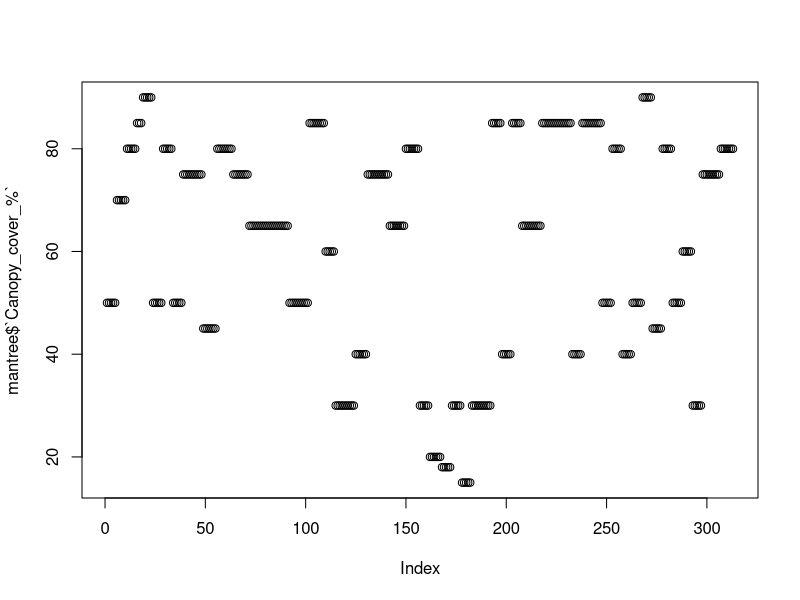
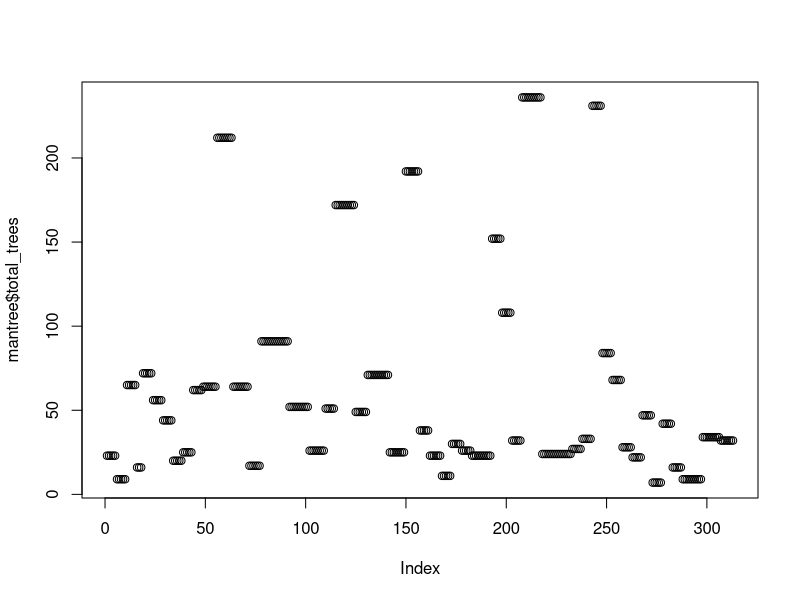
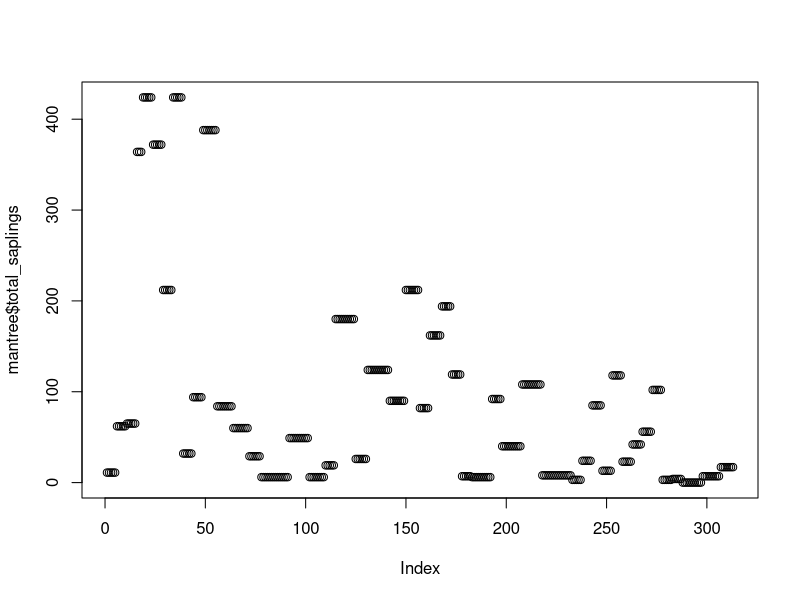
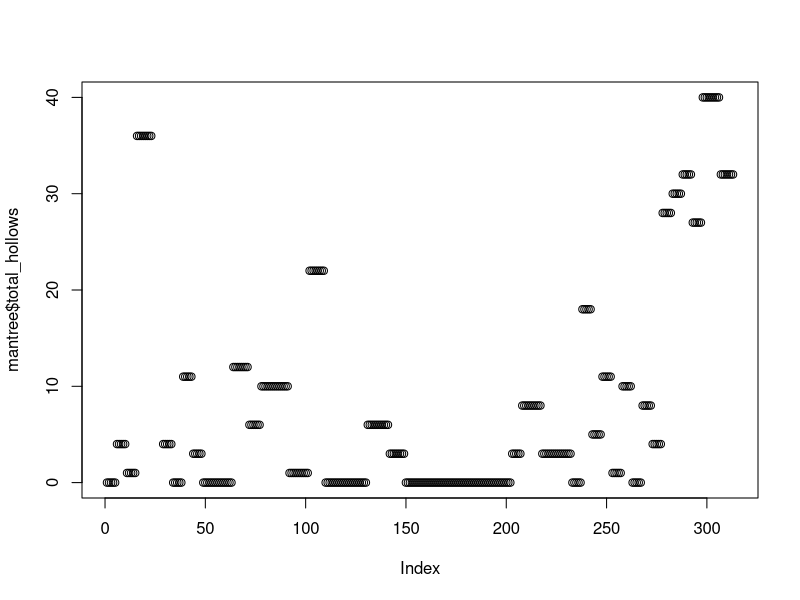
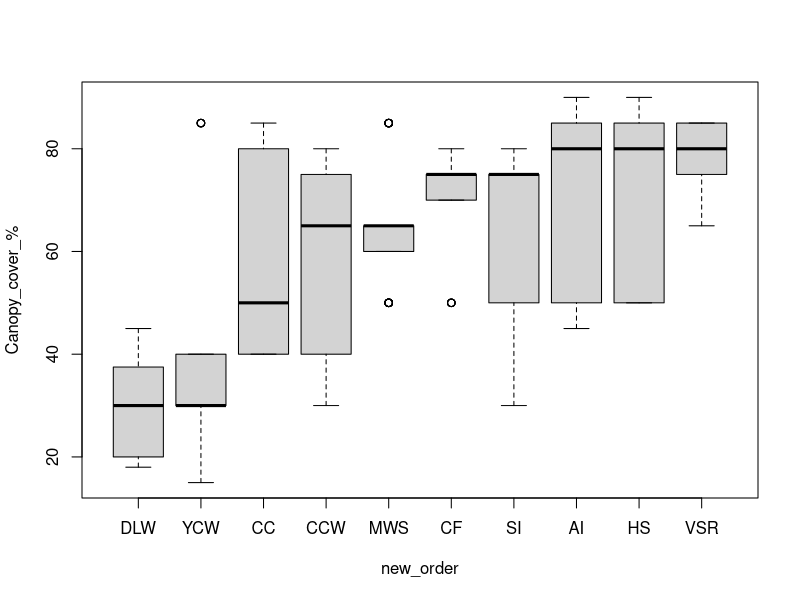
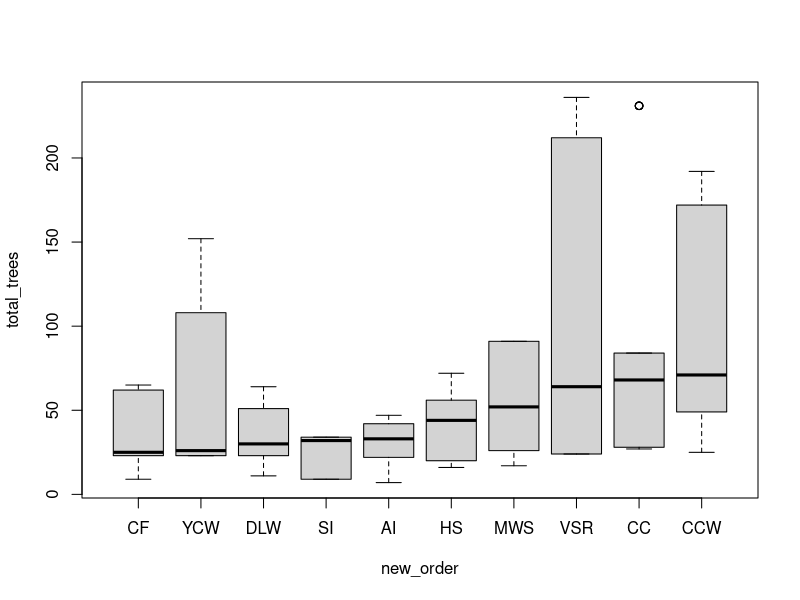
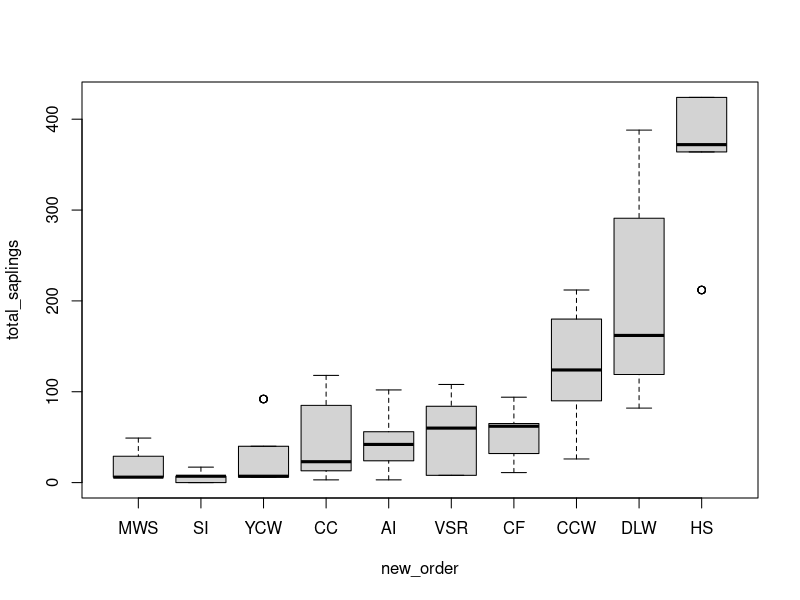
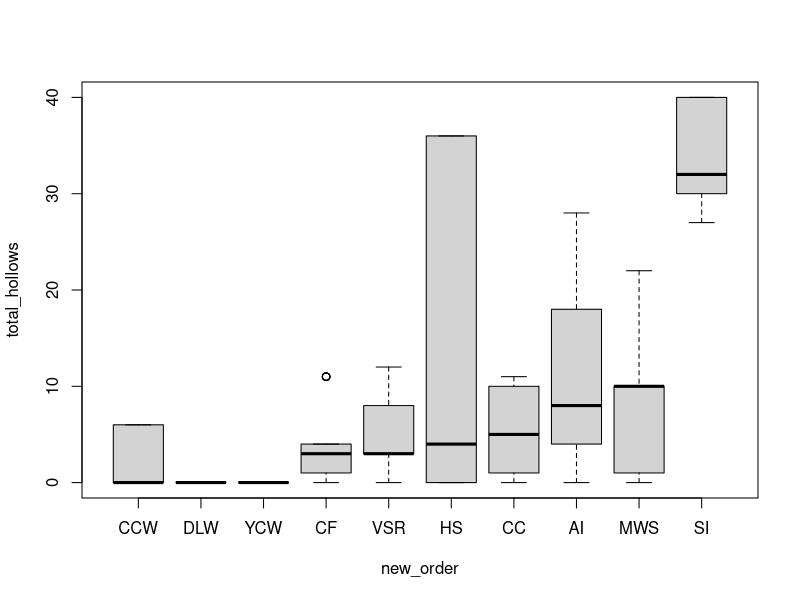

The R script that drew these images, in order:
## ---- chunk 1
#install.packages("readxl")
#install.packages("tidyverse")

library(readxl)
library(tidyverse)
## ---- chunk 2
# set working directory
setwd("C:/Users/z5204897/OneDrive - UNSW/Desktop/PhD/Data_analysis/Project/Functional_traits")

# input mangrove data
mantree <- read_excel("Data/Functional_traits_combined_data.xlsx", sheet = "Mangrove_tree") %>% 
  arrange(Date, Time) %>% 
  mutate(total_trees = Trees * 100/Quadrat_size_m2, 
         total_saplings = Saplings * 100/Quadrat_size_m2,
         total_hollows = Hollows * 100/Quadrat_size_m2,
         # add columns for total tree, seedling and hollow counts per 1m2 for each species to standardise  counts
         rest_year = case_when(
           Site == "HS" ~ as.numeric("2008"),
           Site == "CC" ~ as.numeric("1990"),
           Site == "CF" ~ as.numeric("1993"),
           Site == "DLW" ~ as.numeric("2014"),
           Site == "CCW" ~ as.numeric("2007"), # don't know the exact year, need to investigate
           Site == "YCW" ~ as.numeric("2018")
         )) # add a column for restoration years
# double check with Will years for each
## ---- chunk 3
# eventually, should combine this with mangrove tree data.

# mangrove leaf herbivory data
manherb <- read_excel("Data/Functional_traits_combined_data.xlsx", sheet = "Mangrove_herb") %>% 
  rowwise() %>% 
  mutate(Herb_av = mean(c_across(Leaf_1:Leaf_5), na.rm = TRUE))
## ---- chunk 4
# plot by observation order
plot(mantree$`Canopy_cover_%`)
# need to change reproductive data into binary variables 0/1
plot(mantree$total_trees)
plot(mantree$total_saplings)
plot(mantree$total_hollows)

# plot by site
new_order <- with(mantree, reorder(Site, `Canopy_cover_%`, median, na.rm=T)) 
boxplot(`Canopy_cover_%` ~ new_order, data = mantree)

new_order <- with(mantree, reorder(Site, total_trees, median, na.rm=T)) 
boxplot(total_trees ~ new_order, data = mantree)

new_order <- with(mantree, reorder(Site, total_saplings, median, na.rm=T)) 
boxplot(total_saplings ~ new_order, data = mantree)

new_order <- with(mantree, reorder(Site, total_hollows, median, na.rm=T)) 
boxplot(total_hollows ~ new_order, data = mantree)
## ---- chunk 5

## ---- chunk 6
grey <- mantree %>% 
  filter(Species == "Grey")

# plot by order of observation
plot(grey$Stems)
plot(grey$DBH_cm)
plot(grey$Basal_circ_cm)
plot(grey$Height_m)

# plot by site
new_order <- with(grey, reorder(Site, Stems, median, na.rm=T)) 
boxplot(Stems ~ new_order, data = grey)

new_order <- with(grey, reorder(Site, DBH_cm, median, na.rm=T)) 
boxplot(DBH_cm ~ new_order, data = grey)

new_order <- with(grey, reorder(Site, Basal_circ_cm, median, na.rm=T)) 
boxplot(Basal_circ_cm ~ new_order, data = grey)

new_order <- with(grey, reorder(Site, Height_m, median, na.rm=T)) 
boxplot(Height_m ~ new_order, data = grey)
## ---- chunk 7
river <- mantree %>% 
  filter(Species == "River")

# plot by order of observation
plot(river$Stems)
plot(river$DBH_cm)
plot(river$Basal_circ_cm)
plot(river$Height_m)

# plot by site
new_order <- with(river, reorder(Site, Stems, median, na.rm=T)) 
boxplot(Stems ~ new_order, data = river)

new_order <- with(river, reorder(Site, DBH_cm, median, na.rm=T)) 
boxplot(DBH_cm ~ new_order, data = river)

new_order <- with(river, reorder(Site, Basal_circ_cm, median, na.rm=T)) 
boxplot(Basal_circ_cm ~ new_order, data = river)

new_order <- with(river, reorder(Site, Height_m, median, na.rm=T)) 
boxplot(Height_m ~ new_order, data = river)
## ---- chunk 8
orange <- mantree %>% 
  filter(Species == "Orange")

# plot by order of observation
plot(orange$Stems)
plot(orange$DBH_cm)
plot(orange$Basal_circ_cm)
plot(orange$Height_m)

# plot by site
new_order <- with(orange, reorder(Site, Stems, median, na.rm=T)) 
boxplot(Stems ~ new_order, data = orange)

new_order <- with(orange, reorder(Site, DBH_cm, median, na.rm=T)) 
boxplot(DBH_cm ~ new_order, data = orange)

new_order <- with(orange, reorder(Site, Basal_circ_cm, median, na.rm=T)) 
boxplot(Basal_circ_cm ~ new_order, data = orange)

new_order <- with(orange, reorder(Site, Height_m, median, na.rm=T)) 
boxplot(Height_m ~ new_order, data = orange)
## ---- chunk 9
# plot by order of observation
plot(manherb$Herb_av)

# plot by site
new_order <- with(manherb, reorder(Site, Herb_av, median, na.rm=T)) 
boxplot(Herb_av ~ new_order, data = manherb)

# plot by estuary
boxplot(Herb_av ~ Estuary, data = manherb)
## ---- chunk 10
hgrey <- manherb %>% 
  filter(Species == "Grey")

# plot by order of observation
plot(hgrey$Herb_av)

# plot by site
new_order <- with(hgrey, reorder(Site, Herb_av, median, na.rm=T)) 
boxplot(Herb_av ~ new_order, data = hgrey)
# lower herbivory at younger restoration sites than older and natural sites (except SI)
## ---- chunk 11
horange <- manherb %>% 
  filter(Species == "Orange")

# plot by order of observation
plot(horange$Herb_av)

# plot by site
new_order <- with(horange, reorder(Site, Herb_av, median, na.rm=T)) 
boxplot(Herb_av ~ new_order, data = horange)
## ---- chunk 12
hriver <- manherb %>% 
  filter(Species == "River")

# plot by order of observation
plot(hriver$Herb_av)

# plot by site
new_order <- with(hriver, reorder(Site, Herb_av, median, na.rm=T)) 
boxplot(Herb_av ~ new_order, data = hriver)
